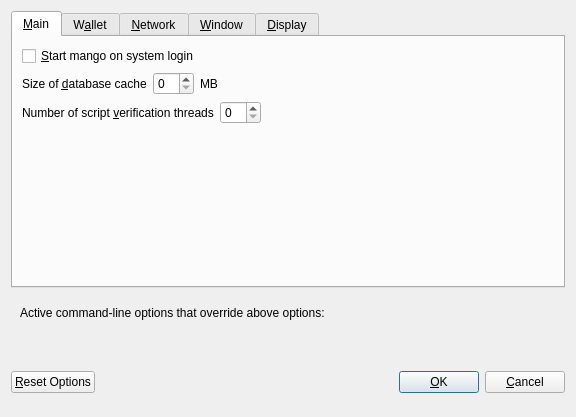
<?xml version="1.0" encoding="UTF-8"?>
<ui version="4.0">
 <class>OptionsDialog</class>
 <widget class="QDialog" name="OptionsDialog">
  <property name="geometry">
   <rect>
    <x>0</x>
    <y>0</y>
    <width>576</width>
    <height>417</height>
   </rect>
  </property>
  <property name="windowTitle">
   <string>Options</string>
  </property>
  <property name="modal">
   <bool>true</bool>
  </property>
  <layout class="QVBoxLayout" name="verticalLayout">
   <item>
    <widget class="QTabWidget" name="tabWidget">
     <property name="currentIndex">
      <number>0</number>
     </property>
     <widget class="QWidget" name="tabMain">
      <attribute name="title">
       <string>&amp;Main</string>
      </attribute>
      <layout class="QVBoxLayout" name="verticalLayout_Main">
       <item>
        <widget class="QCheckBox" name="bitcoinAtStartup">
         <property name="toolTip">
          <string>Automatically start mango after logging in to the system.</string>
         </property>
         <property name="text">
          <string>&amp;Start mango on system login</string>
         </property>
        </widget>
       </item>
       <item>
        <layout class="QHBoxLayout" name="horizontalLayout_2_Main">
         <item>
          <widget class="QLabel" name="databaseCacheLabel">
           <property name="text">
            <string>Size of &amp;database cache</string>
           </property>
           <property name="textFormat">
            <enum>Qt::PlainText</enum>
           </property>
           <property name="buddy">
            <cstring>databaseCache</cstring>
           </property>
          </widget>
         </item>
         <item>
          <widget class="QSpinBox" name="databaseCache"/>
         </item>
         <item>
          <widget class="QLabel" name="databaseCacheUnitLabel">
           <property name="text">
            <string>MB</string>
           </property>
           <property name="textFormat">
            <enum>Qt::PlainText</enum>
           </property>
          </widget>
         </item>
         <item>
          <spacer name="horizontalSpacer_2_Main">
           <property name="orientation">
            <enum>Qt::Horizontal</enum>
           </property>
           <property name="sizeHint" stdset="0">
            <size>
             <width>40</width>
             <height>20</height>
            </size>
           </property>
          </spacer>
         </item>
        </layout>
       </item>
       <item>
        <layout class="QHBoxLayout" name="horizontalLayout_3_Main">
         <item>
          <widget class="QLabel" name="threadsScriptVerifLabel">
           <property name="text">
            <string>Number of script &amp;verification threads</string>
           </property>
           <property name="textFormat">
            <enum>Qt::PlainText</enum>
           </property>
           <property name="buddy">
            <cstring>threadsScriptVerif</cstring>
           </property>
          </widget>
         </item>
         <item>
          <widget class="QSpinBox" name="threadsScriptVerif">
           <property name="toolTip">
            <string>(0 = auto, &lt;0 = leave that many cores free)</string>
           </property>
          </widget>
         </item>
         <item>
          <spacer name="horizontalSpacer_3_Main">
           <property name="orientation">
            <enum>Qt::Horizontal</enum>
           </property>
           <property name="sizeHint" stdset="0">
            <size>
             <width>40</width>
             <height>20</height>
            </size>
           </property>
          </spacer>
         </item>
        </layout>
       </item>
       <item>
        <spacer name="verticalSpacer_Main">
         <property name="orientation">
          <enum>Qt::Vertical</enum>
         </property>
         <property name="sizeHint" stdset="0">
          <size>
           <width>20</width>
           <height>40</height>
          </size>
         </property>
        </spacer>
       </item>
      </layout>
     </widget>
     <widget class="QWidget" name="tabWallet">
      <attribute name="title">
       <string>W&amp;allet</string>
      </attribute>
      <layout class="QVBoxLayout" name="verticalLayout_Wallet">
       <item>
        <widget class="QGroupBox" name="groupBox">
         <property name="title">
          <string>Expert</string>
         </property>
         <layout class="QVBoxLayout" name="verticalLayout_2">
          <item>
           <widget class="QCheckBox" name="coinControlFeatures">
            <property name="toolTip">
             <string>Whether to show coin control features or not.</string>
            </property>
            <property name="text">
             <string>Enable coin &amp;control features</string>
            </property>
           </widget>
          </item>
          <item>
           <widget class="QCheckBox" name="showMasternodesTab">
            <property name="toolTip">
             <string>Show additional tab listing all your masternodes in first sub-tab&lt;br/&gt;and all masternodes on the network in second sub-tab.</string>
            </property>
            <property name="text">
             <string>Show Masternodes Tab</string>
            </property>
           </widget>
          </item>
          <item>
           <widget class="QCheckBox" name="spendZeroConfChange">
            <property name="toolTip">
             <string>If you disable the spending of unconfirmed change, the change from a transaction&lt;br/&gt;cannot be used until that transaction has at least one confirmation.&lt;br/&gt;This also affects how your balance is computed.</string>
            </property>
            <property name="text">
             <string>&amp;Spend unconfirmed change</string>
            </property>
           </widget>
          </item>
         </layout>
        </widget>
       </item>
       <item>
        <spacer name="verticalSpacer_Wallet">
         <property name="orientation">
          <enum>Qt::Vertical</enum>
         </property>
         <property name="sizeHint" stdset="0">
          <size>
           <width>20</width>
           <height>40</height>
          </size>
         </property>
        </spacer>
       </item>
      </layout>
     </widget>
     <widget class="QWidget" name="tabNetwork">
      <attribute name="title">
       <string>&amp;Network</string>
      </attribute>
      <layout class="QVBoxLayout" name="verticalLayout_Network">
       <item>
        <widget class="QCheckBox" name="mapPortUpnp">
         <property name="toolTip">
          <string>Automatically open the mango client port on the router. This only works when your router supports UPnP and it is enabled.</string>
         </property>
         <property name="text">
          <string>Map port using &amp;UPnP</string>
         </property>
        </widget>
       </item>
       <item>
        <widget class="QCheckBox" name="allowIncoming">
         <property name="toolTip">
          <string>Accept connections from outside</string>
         </property>
         <property name="text">
          <string>Allow incoming connections</string>
         </property>
        </widget>
       </item>
       <item>
        <widget class="QCheckBox" name="connectSocks">
         <property name="toolTip">
          <string>Connect to the mango network through a SOCKS5 proxy.</string>
         </property>
         <property name="text">
          <string>&amp;Connect through SOCKS5 proxy (default proxy):</string>
         </property>
        </widget>
       </item>
       <item>
        <layout class="QHBoxLayout" name="horizontalLayout_1_Network">
         <item>
          <widget class="QLabel" name="proxyIpLabel">
           <property name="text">
            <string>Proxy &amp;IP:</string>
           </property>
           <property name="textFormat">
            <enum>Qt::PlainText</enum>
           </property>
           <property name="buddy">
            <cstring>proxyIp</cstring>
           </property>
          </widget>
         </item>
         <item>
          <widget class="QValidatedLineEdit" name="proxyIp">
           <property name="minimumSize">
            <size>
             <width>140</width>
             <height>0</height>
            </size>
           </property>
           <property name="maximumSize">
            <size>
             <width>140</width>
             <height>16777215</height>
            </size>
           </property>
           <property name="toolTip">
            <string>IP address of the proxy (e.g. IPv4: 127.0.0.1 / IPv6: ::1)</string>
           </property>
          </widget>
         </item>
         <item>
          <widget class="QLabel" name="proxyPortLabel">
           <property name="text">
            <string>&amp;Port:</string>
           </property>
           <property name="textFormat">
            <enum>Qt::PlainText</enum>
           </property>
           <property name="buddy">
            <cstring>proxyPort</cstring>
           </property>
          </widget>
         </item>
         <item>
          <widget class="QLineEdit" name="proxyPort">
           <property name="minimumSize">
            <size>
             <width>55</width>
             <height>0</height>
            </size>
           </property>
           <property name="maximumSize">
            <size>
             <width>55</width>
             <height>16777215</height>
            </size>
           </property>
           <property name="toolTip">
            <string>Port of the proxy (e.g. 9050)</string>
           </property>
          </widget>
         </item>
         <item>
          <spacer name="horizontalSpacer_1_Network">
           <property name="orientation">
            <enum>Qt::Horizontal</enum>
           </property>
           <property name="sizeHint" stdset="0">
            <size>
             <width>40</width>
             <height>20</height>
            </size>
           </property>
          </spacer>
         </item>
        </layout>
       </item>
       <item>
        <spacer name="verticalSpacer_Network">
         <property name="orientation">
          <enum>Qt::Vertical</enum>
         </property>
         <property name="sizeHint" stdset="0">
          <size>
           <width>20</width>
           <height>40</height>
          </size>
         </property>
        </spacer>
       </item>
      </layout>
     </widget>
     <widget class="QWidget" name="tabWindow">
      <attribute name="title">
       <string>&amp;Window</string>
      </attribute>
      <layout class="QVBoxLayout" name="verticalLayout_Window">
       <item>
        <widget class="QCheckBox" name="minimizeToTray">
         <property name="toolTip">
          <string>Show only a tray icon after minimizing the window.</string>
         </property>
         <property name="text">
          <string>&amp;Minimize to the tray instead of the taskbar</string>
         </property>
        </widget>
       </item>
       <item>
        <widget class="QCheckBox" name="minimizeOnClose">
         <property name="toolTip">
          <string>Minimize instead of exit the application when the window is closed. When this option is enabled, the application will be closed only after selecting Quit in the menu.</string>
         </property>
         <property name="text">
          <string>M&amp;inimize on close</string>
         </property>
        </widget>
       </item>
       <item>
        <spacer name="verticalSpacer_Window">
         <property name="orientation">
          <enum>Qt::Vertical</enum>
         </property>
         <property name="sizeHint" stdset="0">
          <size>
           <width>20</width>
           <height>40</height>
          </size>
         </property>
        </spacer>
       </item>
      </layout>
     </widget>
     <widget class="QWidget" name="tabDisplay">
      <attribute name="title">
       <string>&amp;Display</string>
      </attribute>
      <layout class="QVBoxLayout" name="verticalLayout_Display">
       <item>
        <layout class="QHBoxLayout" name="horizontalLayout_1_Display">
         <item>
          <widget class="QLabel" name="langLabel">
           <property name="text">
            <string>User Interface &amp;language:</string>
           </property>
           <property name="textFormat">
            <enum>Qt::PlainText</enum>
           </property>
           <property name="buddy">
            <cstring>lang</cstring>
           </property>
          </widget>
         </item>
         <item>
          <widget class="QValueComboBox" name="lang">
           <property name="toolTip">
            <string>The user interface language can be set here. This setting will take effect after restarting mango.</string>
           </property>
          </widget>
         </item>
        </layout>
       </item>
       <item>
        <widget class="QLabel" name="label_3">
         <property name="toolTip">
          <string notr="true"/>
         </property>
         <property name="statusTip">
          <string notr="true"/>
         </property>
         <property name="whatsThis">
          <string notr="true"/>
         </property>
         <property name="accessibleName">
          <string notr="true"/>
         </property>
         <property name="text">
          <string>Language missing or translation incomplete? Help contributing translations here:
https://www.transifex.com/mangocoin/mango-project-translations</string>
         </property>
         <property name="wordWrap">
          <bool>true</bool>
         </property>
         <property name="openExternalLinks">
          <bool>true</bool>
         </property>
         <property name="textInteractionFlags">
          <set>Qt::TextBrowserInteraction</set>
         </property>
        </widget>
       </item>
       <item>
        <layout class="QHBoxLayout" name="horizontalLayout_4_Display" stretch="0,0">
         <item>
          <widget class="QLabel" name="themeLabel">
           <property name="text">
            <string>User Interface Theme:</string>
           </property>
          </widget>
         </item>
         <item>
          <widget class="QValueComboBox" name="theme"/>
         </item>
        </layout>
       </item>
       <item>
        <widget class="Line" name="line">
         <property name="orientation">
          <enum>Qt::Horizontal</enum>
         </property>
        </widget>
       </item>
       <item>
        <layout class="QHBoxLayout" name="horizontalLayout_2_Display">
         <item>
          <widget class="QLabel" name="unitLabel">
           <property name="text">
            <string>&amp;Unit to show amounts in:</string>
           </property>
           <property name="textFormat">
            <enum>Qt::PlainText</enum>
           </property>
           <property name="buddy">
            <cstring>unit</cstring>
           </property>
          </widget>
         </item>
         <item>
          <widget class="QValueComboBox" name="unit">
           <property name="toolTip">
            <string>Choose the default subdivision unit to show in the interface and when sending coins.</string>
           </property>
          </widget>
         </item>
        </layout>
       </item>
       <item>
        <layout class="QHBoxLayout" name="horizontalLayout_5_Display">
         <item>
          <widget class="QLabel" name="digitsLabel">
           <property name="text">
            <string>Decimal digits</string>
           </property>
          </widget>
         </item>
         <item>
          <widget class="QValueComboBox" name="digits"/>
         </item>
        </layout>
       </item>
       <item>
        <layout class="QHBoxLayout" name="horizontalLayout_3_Display">
         <item>
          <widget class="QLabel" name="thirdPartyTxUrlsLabel">
           <property name="toolTip">
            <string>Third party URLs (e.g. a block explorer) that appear in the transactions tab as context menu items. %s in the URL is replaced by transaction hash. Multiple URLs are separated by vertical bar |.</string>
           </property>
           <property name="text">
            <string>Third party transaction URLs</string>
           </property>
           <property name="buddy">
            <cstring>thirdPartyTxUrls</cstring>
           </property>
          </widget>
         </item>
         <item>
          <widget class="QLineEdit" name="thirdPartyTxUrls">
           <property name="toolTip">
            <string>Third party URLs (e.g. a block explorer) that appear in the transactions tab as context menu items. %s in the URL is replaced by transaction hash. Multiple URLs are separated by vertical bar |.</string>
           </property>
          </widget>
         </item>
        </layout>
       </item>
       <item>
        <spacer name="verticalSpacer">
         <property name="orientation">
          <enum>Qt::Vertical</enum>
         </property>
         <property name="sizeHint" stdset="0">
          <size>
           <width>20</width>
           <height>40</height>
          </size>
         </property>
        </spacer>
       </item>
      </layout>
     </widget>
    </widget>
   </item>
   <item>
    <widget class="QFrame" name="frame">
     <layout class="QVBoxLayout" name="verticalLayout_Bottom">
      <item>
       <layout class="QHBoxLayout" name="horizontalLayout_Bottom">
        <item>
         <widget class="QLabel" name="overriddenByCommandLineInfoLabel">
          <property name="text">
           <string>Active command-line options that override above options:</string>
          </property>
          <property name="textFormat">
           <enum>Qt::PlainText</enum>
          </property>
         </widget>
        </item>
        <item>
         <spacer name="horizontalSpacer_Bottom">
          <property name="orientation">
           <enum>Qt::Horizontal</enum>
          </property>
          <property name="sizeHint" stdset="0">
           <size>
            <width>40</width>
            <height>20</height>
           </size>
          </property>
         </spacer>
        </item>
       </layout>
      </item>
      <item>
       <widget class="QLabel" name="overriddenByCommandLineLabel">
        <property name="text">
         <string/>
        </property>
        <property name="textFormat">
         <enum>Qt::PlainText</enum>
        </property>
        <property name="wordWrap">
         <bool>true</bool>
        </property>
       </widget>
      </item>
     </layout>
    </widget>
   </item>
   <item>
    <layout class="QHBoxLayout" name="horizontalLayout_Buttons">
     <item>
      <widget class="QPushButton" name="resetButton">
       <property name="toolTip">
        <string>Reset all client options to default.</string>
       </property>
       <property name="text">
        <string>&amp;Reset Options</string>
       </property>
       <property name="autoDefault">
        <bool>false</bool>
       </property>
      </widget>
     </item>
     <item>
      <spacer name="horizontalSpacer_1">
       <property name="orientation">
        <enum>Qt::Horizontal</enum>
       </property>
       <property name="sizeHint" stdset="0">
        <size>
         <width>40</width>
         <height>48</height>
        </size>
       </property>
      </spacer>
     </item>
     <item>
      <widget class="QLabel" name="statusLabel">
       <property name="minimumSize">
        <size>
         <width>200</width>
         <height>0</height>
        </size>
       </property>
       <property name="font">
        <font>
         <weight>75</weight>
         <bold>true</bold>
        </font>
       </property>
       <property name="text">
        <string/>
       </property>
       <property name="textFormat">
        <enum>Qt::PlainText</enum>
       </property>
       <property name="wordWrap">
        <bool>true</bool>
       </property>
      </widget>
     </item>
     <item>
      <spacer name="horizontalSpacer_2">
       <property name="orientation">
        <enum>Qt::Horizontal</enum>
       </property>
       <property name="sizeHint" stdset="0">
        <size>
         <width>40</width>
         <height>48</height>
        </size>
       </property>
      </spacer>
     </item>
     <item>
      <widget class="QPushButton" name="okButton">
       <property name="text">
        <string>&amp;OK</string>
       </property>
       <property name="autoDefault">
        <bool>false</bool>
       </property>
       <property name="default">
        <bool>true</bool>
       </property>
      </widget>
     </item>
     <item>
      <widget class="QPushButton" name="cancelButton">
       <property name="text">
        <string>&amp;Cancel</string>
       </property>
       <property name="autoDefault">
        <bool>false</bool>
       </property>
      </widget>
     </item>
    </layout>
   </item>
  </layout>
 </widget>
 <customwidgets>
  <customwidget>
   <class>QValidatedLineEdit</class>
   <extends>QLineEdit</extends>
   <header>qvalidatedlineedit.h</header>
  </customwidget>
  <customwidget>
   <class>QValueComboBox</class>
   <extends>QComboBox</extends>
   <header>qvaluecombobox.h</header>
  </customwidget>
 </customwidgets>
 <resources/>
 <connections/>
</ui>
